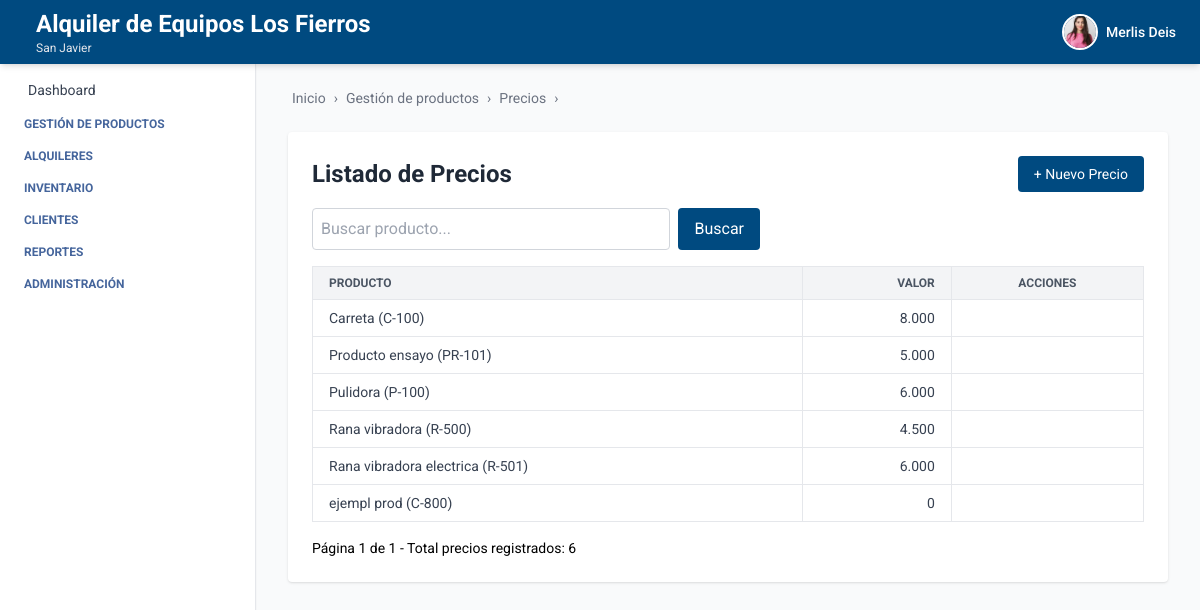
Page /productos/precios/ (signed in) on the committed database.
### autenticacion/models.py (models this page shows, shortened)
class Usuario(AbstractUser):
    telefono = models.CharField(max_length=20, blank=True, null=True)
    empresa = models.ForeignKey(Empresa, on_delete=models.SET_NULL, null=True, blank=True)
    sucursal = models.ForeignKey(Sucursal, on_delete=models.SET_NULL, null=True, blank=True)
    rol = models.ForeignKey(Rol, on_delete=models.SET_NULL, null=True, blank=True)
    ESTADOS = [
        ("activo", "Activo"),
        ("inactivo", "Inactivo"),
    ]
    estado = models.CharField(max_length=10, choices=ESTADOS, default="activo")
    foto_perfil = models.ImageField(upload_to='usuarios/img/', blank=True, null=True)
    groups = models.ManyToManyField(
        Group,
        related_name='usuarios',  # Evita conflicto con 'user_set'
        blank=True,
        help_text='The groups this user belongs to.',
        verbose_name='groups'
    )
    user_permissions = models.ManyToManyField(
        Permission,
        related_name='usuarios',  # Evita conflicto con 'user_set'
        blank=True,
        help_text='Specific permissions for this user.',
        verbose_name='user permissions'
    )

### empresa/models.py (models this page shows, shortened)
class Empresa(models.Model):
    ESTADOS = [
        ("activo", "Activo"),
        ("inactivo", "Inactivo"),
    ]
    nombre = models.CharField(max_length=100)
    nit = models.CharField(max_length=50, unique=True)
    ciudad = models.CharField(max_length=100, blank=True, null=True)
    direccion = models.CharField(max_length=255, blank=True, null=True)
    departamento = models.CharField(max_length=100, blank=True, null=True)
    telefono = models.CharField(max_length=20, blank=True, null=True)
    estado = models.CharField(max_length=20, choices=ESTADOS, default="activo")
    logo = models.ImageField(upload_to='empresas/img/', blank=True, null=True)

class Sucursal(models.Model):
    ESTADOS = [
        ("activo", "Activo"),
        ("inactivo", "Inactivo"),
    ]
    empresa = models.ForeignKey(Empresa, related_name='sucursales', on_delete=models.CASCADE)
    nombre = models.CharField(max_length=100)
    ciudad = models.CharField(max_length=100)
    direccion = models.CharField(max_length=255)
    departamento = models.CharField(max_length=100, blank=True, null=True)
    telefono = models.CharField(max_length=20, blank=True, null=True)
    estado = models.CharField(max_length=20, choices=ESTADOS, default="activo")

### producto/models.py (models this page shows, shortened)
class PrecioProducto(models.Model):
    producto = models.ForeignKey(Producto, related_name='precios', on_delete=models.CASCADE)
    valor = models.DecimalField(max_digits=10, decimal_places=2)

class Producto(models.Model):
    ESTADOS = [
        ("activo", "Activo"),
        ("inactivo", "Inactivo"),
        ("disponible", "Disponible"),
        ("no_disponible", "No disponible"),
    ]
    nombre = models.CharField(max_length=100)
    descripcion = models.TextField()
    codigo_interno = models.CharField(max_length=50)
    estado = models.CharField(max_length=20, choices=ESTADOS, default="activo")
    iva_porcentaje = models.DecimalField(max_digits=5, decimal_places=2, default=0, help_text="Porcentaje de IVA aplicado al producto")
    ubicacion_actual = models.CharField(max_length=100)
    marca = models.CharField(max_length=100, blank=True, null=True)
    modelo = models.CharField(max_length=100, blank=True, null=True)
    serial = models.CharField(max_length=100, blank=True, null=True)
    imagen = models.ImageField(upload_to="media/productos/", null=True, blank=True)
    empresa = models.ForeignKey(Empresa, on_delete=models.CASCADE, related_name='productos', default=1)
    sucursal = models.ForeignKey(Sucursal, on_delete=models.CASCADE, related_name='productos', default=1)
    categoria = models.ForeignKey(Categoria, on_delete=models.SET_NULL, null=True, blank=True, related_name='productos')
    proveedor = models.ForeignKey(Proveedor, on_delete=models.SET_NULL, null=True, blank=True, related_name='productos')
    created_at = models.DateTimeField(auto_now_add=True)
    updated_at = models.DateTimeField(auto_now=True)
    creado_por = models.CharField(max_length=100, blank=True, null=True)
    modificado_por = models.CharField(max_length=100, blank=True, null=True)
    class Meta:
        ordering = ['nombre']
        verbose_name = 'Producto'
        verbose_name_plural = 'Productos'
        constraints = [
            models.UniqueConstraint(fields=['empresa', 'codigo_interno'], name='unique_codigo_por_empresa')
        ]
    def __str__(self):
        return f"{self.nombre} ({self.codigo_interno})"
    objects = ProductoManager()

### producto/views_precios.py (the view)
# urls.py: path('precios/', precio_producto_list, name='precio_producto_list'),
@login_required
def precio_producto_list(request):
    query = request.GET.get('q', '').strip()
    precios_qs = PrecioProducto.objects.filter(
        producto__empresa=request.user.empresa
    )
    if query:
        precios_qs = precios_qs.filter(producto__nombre__icontains=query)
    precios_qs = precios_qs.order_by('producto__nombre')
    paginator = Paginator(precios_qs, 10)
    page_number = request.GET.get('page')
    precios = paginator.get_page(page_number)
    total_precios = f"Total precios registrados: {precios_qs.count()}"
    return render(request, 'precio_producto_list.html', {
        'precios': precios,
        'query': query,
        'total_precios': total_precios,
        'breadcrumb_items': [('Gestión de productos', '#'), ('Precios', 'Listado')],
    })

### producto/templates/precio_producto_list.html (shortened to what this page needs)
{% extends 'index.html' %}
{% load humanize %}
{% block breadcrumb %}
  {% include 'breadcrumb.html' with home='/' breadcrumbs=breadcrumb_items %}
{% endblock %}
{% block content %}
<div class="max-w-6xl mx-auto mt-6 bg-white p-6 rounded shadow">
  <div class="flex justify-between items-center mb-4">
    <h2 class="text-2xl font-bold text-gray-800">Listado de Precios</h2>
    <a href="{% url 'precio_producto_create' %}" class="bg-[var(--primary-color)] text-white px-4 py-2 rounded hover:opacity-90 text-sm">+ Nuevo Precio</a>
  </div>
  <form method="get" class="mb-4 flex justify-between items-end gap-2">
    <div class="flex gap-2 w-full max-w-md">
      <input type="text" name="q" value="{{ query }}" placeholder="Buscar producto..." class="p-2 border border-gray-300 rounded w-full" />
      <button type="submit" class="bg-[var(--primary-color)] text-white px-4 py-2 rounded">Buscar</button>
    </div>
  </form>
  <table class="min-w-full border border-gray-200 text-sm text-left">
    <thead class="bg-gray-100 text-gray-600 uppercase text-xs">
      <tr>
        <th class="px-4 py-2 border">Producto</th>
        <th class="px-4 py-2 border text-right">Valor</th>
        <th class="px-4 py-2 border text-center">Acciones</th>
      </tr>
    </thead>
    <tbody class="text-gray-700">
      {% for precio in precios %}
      <tr class="hover:bg-gray-50 border-b">
        <td class="px-4 py-2 border">{{ precio.producto }}</td>
        <td class="px-4 py-2 border text-right">{{ precio.valor|floatformat:0|intcomma }}</td>
        <td class="px-4 py-2 border text-center space-x-2">
        </td>
      </tr>
      {% empty %}
      <tr>
        <td colspan="3" class="text-center py-4 text-gray-500">No hay precios registrados.</td>
      </tr>
      {% endfor %}
    </tbody>
  </table>
  <div class="mt-4 flex justify-between items-center text-sm">
    <div>
      Página {{ precios.number }} de {{ precios.paginator.num_pages }} - {{ total_precios }}
    </div>
  </div>
</div>
{% endblock %}

### core/templates/header.html (shortened to what this page needs)
<header class="bg-[var(--primary-color)] shadow-md w-full h-16 flex items-center px-6 justify-between fixed top-0 left-0 z-10">
  <h1 class="text-white flex items-center gap-3 leading-tight">
    <div class="leading-tight">
  {% if request.user.is_authenticated %}
    {% if request.user.empresa %}
      <span class="text-xl sm:text-2xl font-bold block">
        {{ request.user.empresa.nombre }}
      </span>
    {% endif %}
    {% if request.user.sucursal %}
      <span class="text-xs text-gray-200 block">
        {{ request.user.sucursal.nombre }}
      </span>
    {% endif %}
  {% else %}
    <span class="text-xl text-gray-200 block">Gestión inteligente de Equipos</span>
  {% endif %}
</div>
  </h1>
  {% if request.user.is_authenticated %}
  <div x-data="{ open: false }" class="relative flex items-center space-x-3 cursor-pointer" @click.away="open = false">
    <button @click="open = !open" class="flex items-center space-x-2 focus:outline-none">
      {% if request.user.foto_perfil %}
        <img src="{{ request.user.foto_perfil.url }}" alt="Perfil" class="w-9 h-9 rounded-full object-cover border-2 border-white" />
      {% else %}
        <div class="w-9 h-9 rounded-full bg-white text-[var(--primary-color)] flex items-center justify-center font-bold text-sm">
          {{ request.user.first_name|first }}{{ request.user.last_name|first }}
        </div>
      {% endif %}
      <span class="text-white hidden sm:block text-sm font-medium">{{ request.user.first_name }}</span>
    </button>
  </div>
  {% endif %}
</header>

### core/templates/index.html (style rules this page uses)
:root { --primary-color: #004a80; --text-aside-color: rgb(69, 101, 156); }
body { font-family: 'Roboto', sans-serif; }

### rows in the picture
Usuario: user.empresa.nombre "Alquiler de Equipos Los Fierros", user.sucursal.nombre "San Javier", user.foto_perfil (picture), user.first_name "Merlis Deis"
PrecioProducto: producto "Carreta (C-100)", valor "8.000"
PrecioProducto: producto "Producto ensayo (PR-101)", valor "5.000"
PrecioProducto: producto "Pulidora (P-100)", valor "6.000"
PrecioProducto: producto "Rana vibradora (R-500)", valor "4.500"
PrecioProducto: producto "Rana vibradora electrica (R-501)", valor "6.000"
PrecioProducto: producto "ejempl prod (C-800)", valor "0"

### other values in the picture
{{ label }} "Gestión de productos" "Precios"
{{ precios.number }} "1"
{{ precios.paginator.num_pages }} "1"
{{ total_precios }} "Total precios registrados: 6"
